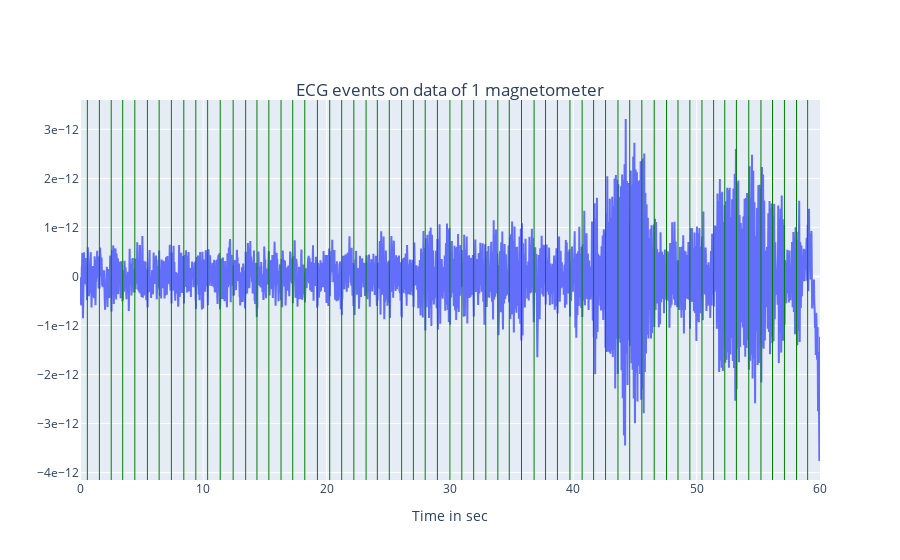

The notebook cell this image was saved under:
### Code cell
#Plot the found ECG events on one of the channels:

selected_mags = [item[1] for item in mags]
selected_grads = [item[1] for item in grads]
data_mags, _ = filtered_d[selected_mags, :]  
data_grads, _ = filtered_d[selected_grads, :]  

dt=duration/len(data_mags[30]) #samplig frequency (resampled data)

#ecg_events_times_ind=np.array(ecg_events_times*raw.info['sfreq']/1000).astype(int)

#t=np.arange(0, duration, dt) 
t=np.arange(0, duration, 1/raw.info['sfreq'])

fig = go.Figure()
fig.add_trace(go.Scatter(x=t, y=data_mags[2], name='data'));
#fig.add_vline(x=ecg_events_times, line_width=1, line_dash="dash", line_color="green")
for ecg in ecg_events_times:
    fig.add_vline(x=ecg, line_width=1, line_color="green")

fig.update_layout(
    title={
    'text': "ECG events on data of 1 magnetometer",
    'y':0.85,
    'x':0.5,
    'xanchor': 'center',
    'yanchor': 'top'},
    xaxis_title="Time in sec",
    yaxis = dict(
        showexponent = 'all',
        exponentformat = 'e'))

fig.show()

### Figure 1 — Plotly figure (JSON) as saved in the notebook; plotly's stock layout.template omitted (floating-point values rounded to 4 significant figures; data arrays with more than 128 entries replaced by an {"elided": "..."} marker saying what was removed)
{"data": [{"name": "data", "type": "scatter", "x": {"elided": "60000 float values"}, "y": {"elided": "60001 float values"}}], "layout": {"shapes": [{"line": {"color": "green", "width": 1}, "type": "line", "x0": 0.596, "x1": 0.596, "xref": "x", "y0": 0, "y1": 1, "yref": "y domain"}, {"line": {"color": "green", "width": 1}, "type": "line", "x0": 1.572, "x1": 1.572, "xref": "x", "y0": 0, "y1": 1, "yref": "y domain"}, {"line": {"color": "green", "width": 1}, "type": "line", "x0": 2.532, "x1": 2.532, "xref": "x", "y0": 0, "y1": 1, "yref": "y domain"}, {"line": {"color": "green", "width": 1}, "type": "line", "x0": 3.462, "x1": 3.462, "xref": "x", "y0": 0, "y1": 1, "yref": "y domain"}, {"line": {"color": "green", "width": 1}, "type": "line", "x0": 4.445, "x1": 4.445, "xref": "x", "y0": 0, "y1": 1, "yref": "y domain"}, {"line": {"color": "green", "width": 1}, "type": "line", "x0": 5.466, "x1": 5.466, "xref": "x", "y0": 0, "y1": 1, "yref": "y domain"}, {"line": {"color": "green", "width": 1}, "type": "line", "x0": 6.416, "x1": 6.416, "xref": "x", "y0": 0, "y1": 1, "yref": "y domain"}, {"line": {"color": "green", "width": 1}, "type": "line", "x0": 7.409, "x1": 7.409, "xref": "x", "y0": 0, "y1": 1, "yref": "y domain"}, {"line": {"color": "green", "width": 1}, "type": "line", "x0": 8.417, "x1": 8.417, "xref": "x", "y0": 0, "y1": 1, "yref": "y domain"}, {"line": {"color": "green", "width": 1}, "type": "line", "x0": 9.39, "x1": 9.39, "xref": "x", "y0": 0, "y1": 1, "yref": "y domain"}, {"line": {"color": "green", "width": 1}, "type": "line", "x0": 10.35, "x1": 10.35, "xref": "x", "y0": 0, "y1": 1, "yref": "y domain"}, {"line": {"color": "green", "width": 1}, "type": "line", "x0": 11.37, "x1": 11.37, "xref": "x", "y0": 0, "y1": 1, "yref": "y domain"}, {"line": {"color": "green", "width": 1}, "type": "line", "x0": 12.42, "x1": 12.42, "xref": "x", "y0": 0, "y1": 1, "yref": "y domain"}, {"line": {"color": "green", "width": 1}, "type": "line", "x0": 13.43, "x1": 13.43, "xref": "x", "y0": 0, "y1": 1, "yref": "y domain"}, {"line": {"color": "green", "width": 1}, "type": "line", "x0": 14.35, "x1": 14.35, "xref": "x", "y0": 0, "y1": 1, "yref": "y domain"}, {"line": {"color": "green", "width": 1}, "type": "line", "x0": 15.31, "x1": 15.31, "xref": "x", "y0": 0, "y1": 1, "yref": "y domain"}, {"line": {"color": "green", "width": 1}, "type": "line", "x0": 16.3, "x1": 16.3, "xref": "x", "y0": 0, "y1": 1, "yref": "y domain"}, {"line": {"color": "green", "width": 1}, "type": "line", "x0": 17.25, "x1": 17.25, "xref": "x", "y0": 0, "y1": 1, "yref": "y domain"}, {"line": {"color": "green", "width": 1}, "type": "line", "x0": 18.22, "x1": 18.22, "xref": "x", "y0": 0, "y1": 1, "yref": "y domain"}, {"line": {"color": "green", "width": 1}, "type": "line", "x0": 19.25, "x1": 19.25, "xref": "x", "y0": 0, "y1": 1, "yref": "y domain"}, {"line": {"color": "green", "width": 1}, "type": "line", "x0": 20.25, "x1": 20.25, "xref": "x", "y0": 0, "y1": 1, "yref": "y domain"}, {"line": {"color": "green", "width": 1}, "type": "line", "x0": 21.22, "x1": 21.22, "xref": "x", "y0": 0, "y1": 1, "yref": "y domain"}, {"line": {"color": "green", "width": 1}, "type": "line", "x0": 22.2, "x1": 22.2, "xref": "x", "y0": 0, "y1": 1, "yref": "y domain"}, {"line": {"color": "green", "width": 1}, "type": "line", "x0": 23.2, "x1": 23.2, "xref": "x", "y0": 0, "y1": 1, "yref": "y domain"}, {"line": {"color": "green", "width": 1}, "type": "line", "x0": 24.11, "x1": 24.11, "xref": "x", "y0": 0, "y1": 1, "yref": "y domain"}, {"line": {"color": "green", "width": 1}, "type": "line", "x0": 25.08, "x1": 25.08, "xref": "x", "y0": 0, "y1": 1, "yref": "y domain"}, {"line": {"color": "green", "width": 1}, "type": "line", "x0": 26.08, "x1": 26.08, "xref": "x", "y0": 0, "y1": 1, "yref": "y domain"}, {"line": {"color": "green", "width": 1}, "type": "line", "x0": 27.03, "x1": 27.03, "xref": "x", "y0": 0, "y1": 1, "yref": "y domain"}, {"line": {"color": "green", "width": 1}, "type": "line", "x0": 27.99, "x1": 27.99, "xref": "x", "y0": 0, "y1": 1, "yref": "y domain"}, {"line": {"color": "green", "width": 1}, "type": "line", "x0": 28.98, "x1": 28.98, "xref": "x", "y0": 0, "y1": 1, "yref": "y domain"}, {"line": {"color": "green", "width": 1}, "type": "line", "x0": 29.99, "x1": 29.99, "xref": "x", "y0": 0, "y1": 1, "yref": "y domain"}, {"line": {"color": "green", "width": 1}, "type": "line", "x0": 30.96, "x1": 30.96, "xref": "x", "y0": 0, "y1": 1, "yref": "y domain"}, {"line": {"color": "green", "width": 1}, "type": "line", "x0": 31.92, "x1": 31.92, "xref": "x", "y0": 0, "y1": 1, "yref": "y domain"}, {"line": {"color": "green", "width": 1}, "type": "line", "x0": 32.9, "x1": 32.9, "xref": "x", "y0": 0, "y1": 1, "yref": "y domain"}, {"line": {"color": "green", "width": 1}, "type": "line", "x0": 33.88, "x1": 33.88, "xref": "x", "y0": 0, "y1": 1, "yref": "y domain"}, {"line": {"color": "green", "width": 1}, "type": "line", "x0": 34.8, "x1": 34.8, "xref": "x", "y0": 0, "y1": 1, "yref": "y domain"}, {"line": {"color": "green", "width": 1}, "type": "line", "x0": 35.8, "x1": 35.8, "xref": "x", "y0": 0, "y1": 1, "yref": "y domain"}, {"line": {"color": "green", "width": 1}, "type": "line", "x0": 36.82, "x1": 36.82, "xref": "x", "y0": 0, "y1": 1, "yref": "y domain"}, {"line": {"color": "green", "width": 1}, "type": "line", "x0": 37.74, "x1": 37.74, "xref": "x", "y0": 0, "y1": 1, "yref": "y domain"}, {"line": {"color": "green", "width": 1}, "type": "line", "x0": 38.71, "x1": 38.71, "xref": "x", "y0": 0, "y1": 1, "yref": "y domain"}, {"line": {"color": "green", "width": 1}, "type": "line", "x0": 39.72, "x1": 39.72, "xref": "x", "y0": 0, "y1": 1, "yref": "y domain"}, {"line": {"color": "green", "width": 1}, "type": "line", "x0": 40.71, "x1": 40.71, "xref": "x", "y0": 0, "y1": 1, "yref": "y domain"}, {"line": {"color": "green", "width": 1}, "type": "line", "x0": 41.64, "x1": 41.64, "xref": "x", "y0": 0, "y1": 1, "yref": "y domain"}, {"line": {"color": "green", "width": 1}, "type": "line", "x0": 42.61, "x1": 42.61, "xref": "x", "y0": 0, "y1": 1, "yref": "y domain"}, {"line": {"color": "green", "width": 1}, "type": "line", "x0": 43.62, "x1": 43.62, "xref": "x", "y0": 0, "y1": 1, "yref": "y domain"}, {"line": {"color": "green", "width": 1}, "type": "line", "x0": 44.57, "x1": 44.57, "xref": "x", "y0": 0, "y1": 1, "yref": "y domain"}, {"line": {"color": "green", "width": 1}, "type": "line", "x0": 45.55, "x1": 45.55, "xref": "x", "y0": 0, "y1": 1, "yref": "y domain"}, {"line": {"color": "green", "width": 1}, "type": "line", "x0": 46.56, "x1": 46.56, "xref": "x", "y0": 0, "y1": 1, "yref": "y domain"}, {"line": {"color": "green", "width": 1}, "type": "line", "x0": 47.55, "x1": 47.55, "xref": "x", "y0": 0, "y1": 1, "yref": "y domain"}, {"line": {"color": "green", "width": 1}, "type": "line", "x0": 48.48, "x1": 48.48, "xref": "x", "y0": 0, "y1": 1, "yref": "y domain"}, {"line": {"color": "green", "width": 1}, "type": "line", "x0": 49.45, "x1": 49.45, "xref": "x", "y0": 0, "y1": 1, "yref": "y domain"}, {"line": {"color": "green", "width": 1}, "type": "line", "x0": 50.43, "x1": 50.43, "xref": "x", "y0": 0, "y1": 1, "yref": "y domain"}, {"line": {"color": "green", "width": 1}, "type": "line", "x0": 51.37, "x1": 51.37, "xref": "x", "y0": 0, "y1": 1, "yref": "y domain"}, {"line": {"color": "green", "width": 1}, "type": "line", "x0": 52.28, "x1": 52.28, "xref": "x", "y0": 0, "y1": 1, "yref": "y domain"}, {"line": {"color": "green", "width": 1}, "type": "line", "x0": 53.22, "x1": 53.22, "xref": "x", "y0": 0, "y1": 1, "yref": "y domain"}, {"line": {"color": "green", "width": 1}, "type": "line", "x0": 54.22, "x1": 54.22, "xref": "x", "y0": 0, "y1": 1, "yref": "y domain"}, {"line": {"color": "green", "width": 1}, "type": "line", "x0": 55.21, "x1": 55.21, "xref": "x", "y0": 0, "y1": 1, "yref": "y domain"}, {"line": {"color": "green", "width": 1}, "type": "line", "x0": 56.15, "x1": 56.15, "xref": "x", "y0": 0, "y1": 1, "yref": "y domain"}, {"line": {"color": "green", "width": 1}, "type": "line", "x0": 57.12, "x1": 57.12, "xref": "x", "y0": 0, "y1": 1, "yref": "y domain"}, {"line": {"color": "green", "width": 1}, "type": "line", "x0": 58.09, "x1": 58.09, "xref": "x", "y0": 0, "y1": 1, "yref": "y domain"}, {"line": {"color": "green", "width": 1}, "type": "line", "x0": 59.0, "x1": 59.0, "xref": "x", "y0": 0, "y1": 1, "yref": "y domain"}], "title": {"text": "ECG events on data of 1 magnetometer", "x": 0.5, "xanchor": "center", "y": 0.85, "yanchor": "top"}, "xaxis": {"title": {"text": "Time in sec"}}, "yaxis": {"exponentformat": "e", "showexponent": "all"}}}
